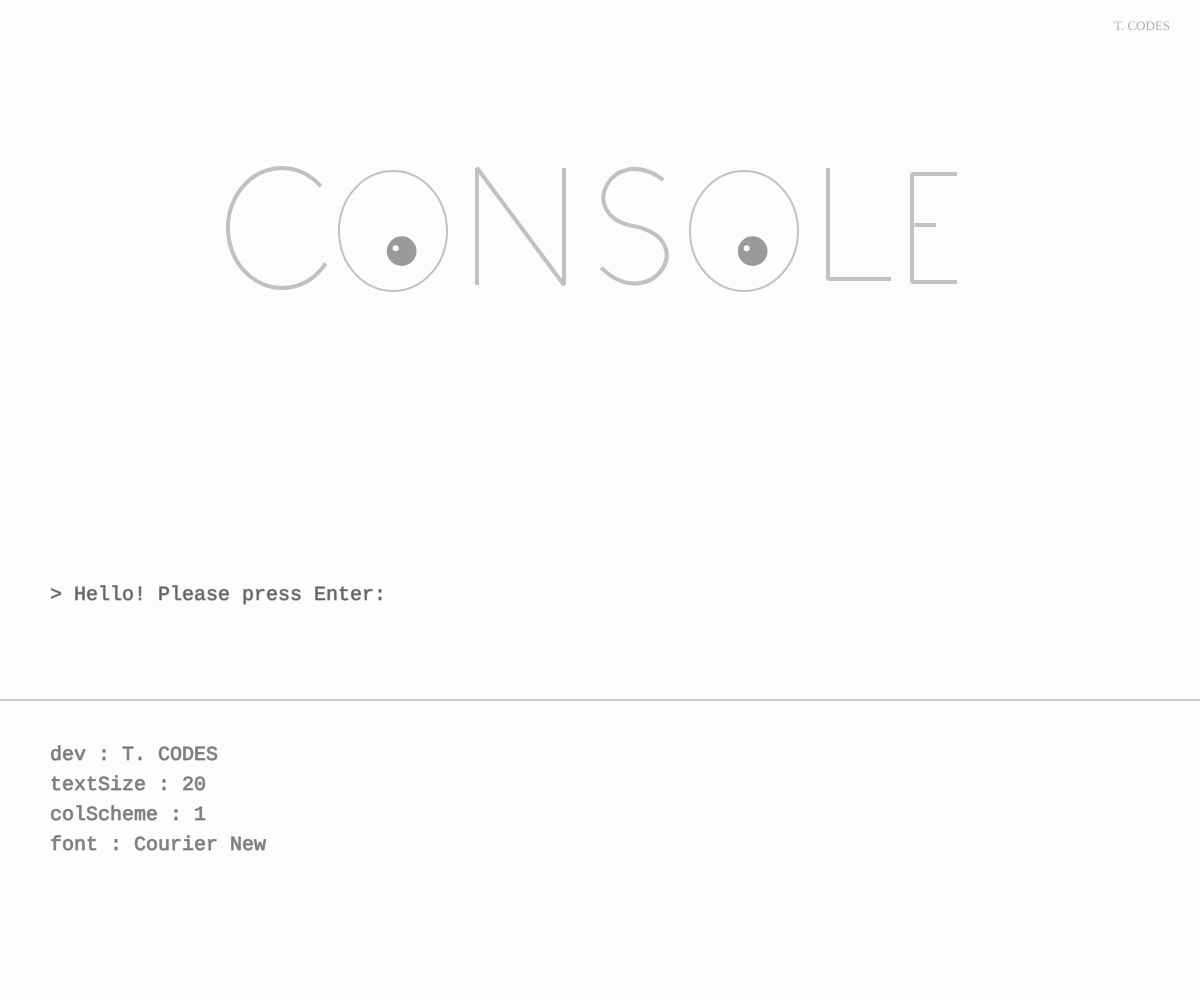
Frame 1 (no input)
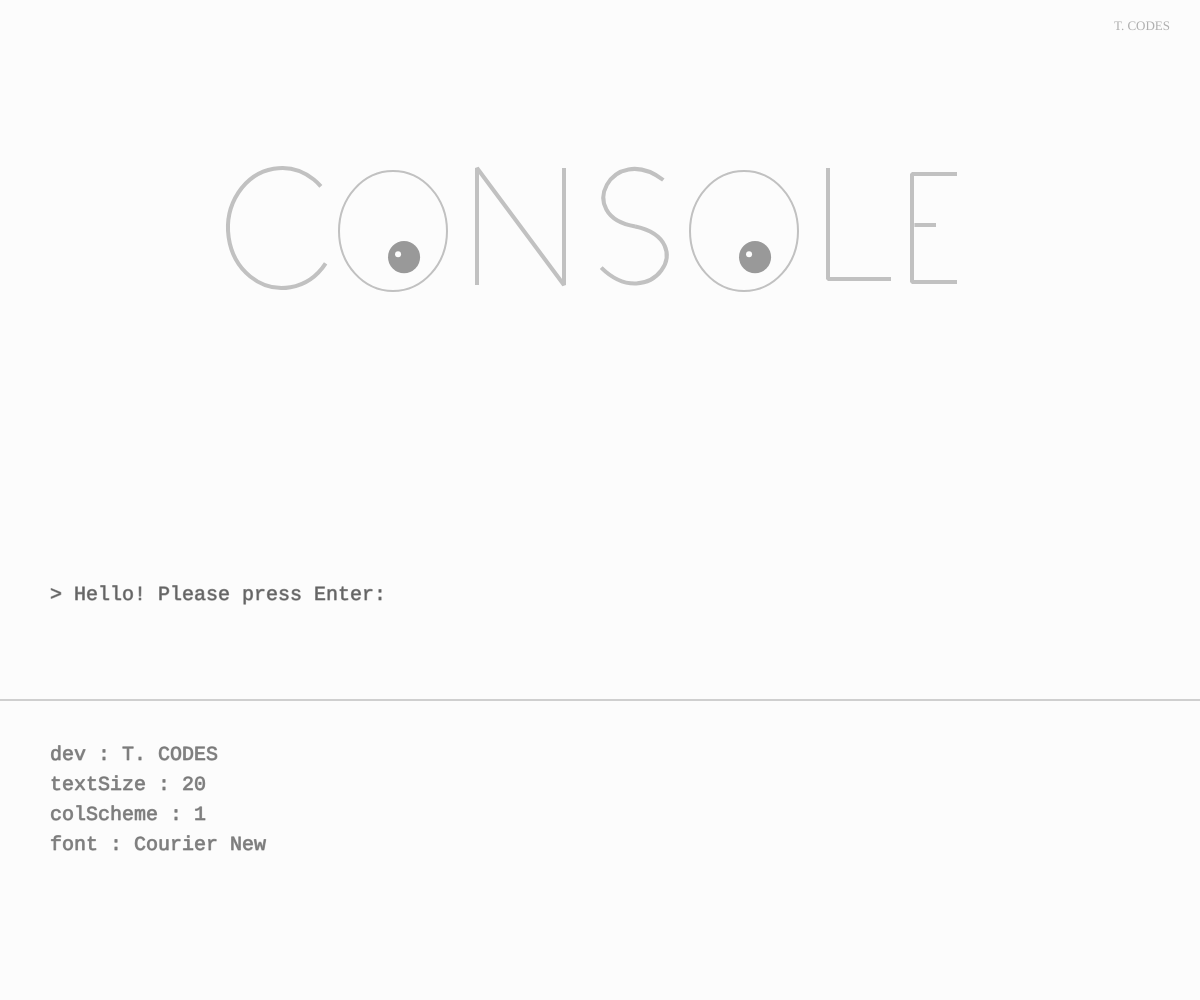
Frame 60 (no input)
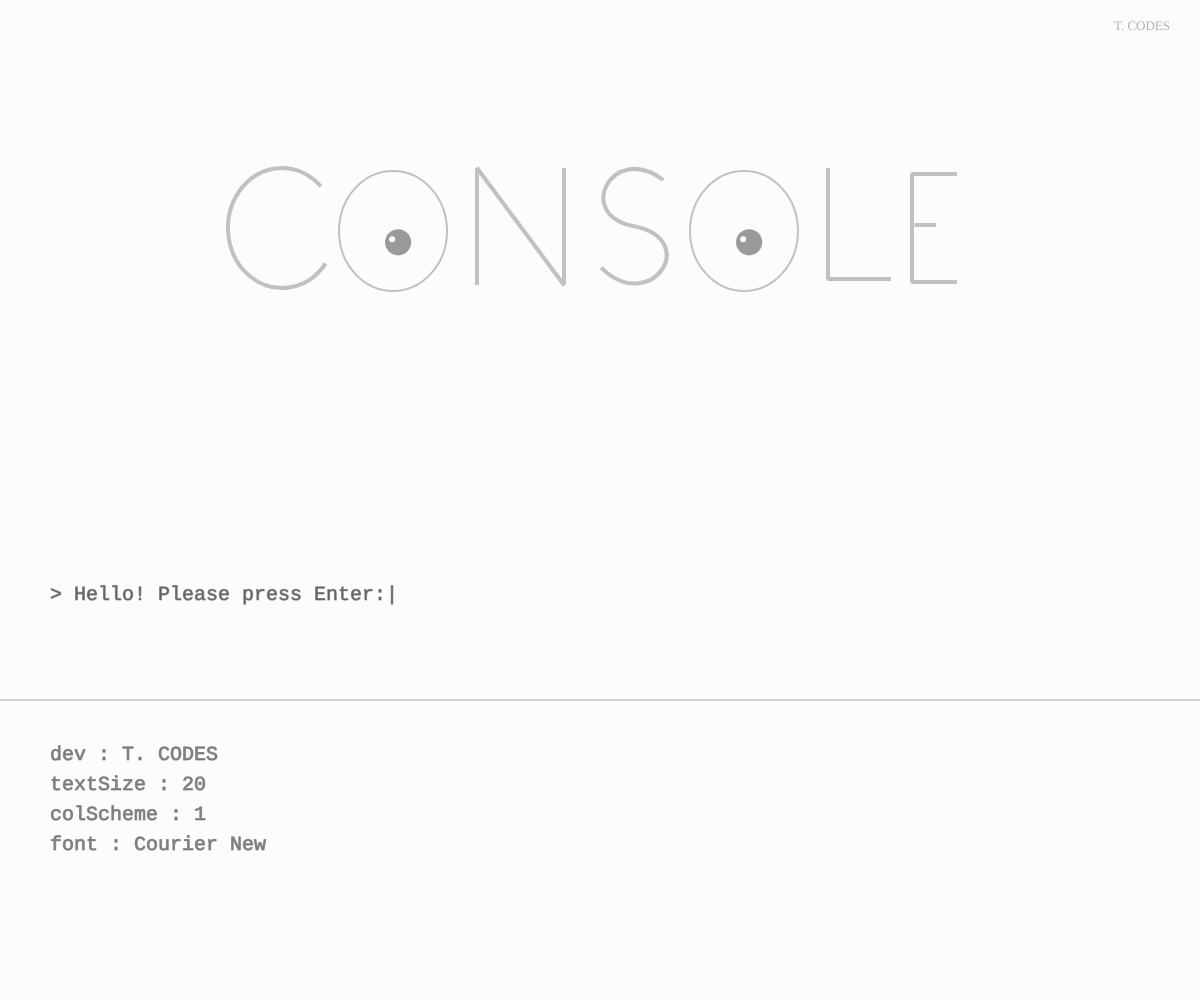
Frame 120 (the mouse pressed at the canvas centre since frame 60)

The p5.js sketch that drew these frames (run headless with seeded random() and noise() and a simulated clock; from frame 60 on, the mouse is pressed at the canvas centre):

// p5.js sketch
// ── sketch.js

// Declare VAR'S up here

var W;
var H;

var consoleVar;

var col;

var WORD;
var WORD_txt;
var KEY;
var KEYCODE;

var SizeOfText;

var lines;
var Y;
var lineHeight;

var moveDistEye;
var opacity2;

var linesOfTEXT;
var yDisplace;
var tempYDisplace;
var changeYDisplace;

var startMillis;
var currentMS;

var addLine;
var addLineNum;
var wordToCompare;

var clearScreen;

function initVars(){
	startMillis=millis();
	
	WORD = [[]];
  WORD_txt = [];
  KEY = "";
  KEYCODE;
	
  SizeOfText = consoleVar[1][1];
  	
  lines = 0;
  Y = H*0.6;
  lineHeight = 0.03*H;
	
  moveDistEye=[];
  opacity2=165;
	
  linesOfTEXT = [
	    {before:"Hello! Please press Enter:",after:"\n",lineExtra:0,cumulExtra:1},
	];
	
  yDisplace = 0;
  tempYDisplace = [];
  changeYDisplace = false;
  
  addLine = false;
  addLineNum = 0;
  wordToCompare;
}

function setup() {
  // put setup code here
  // Initialize VAR'S here (give them values)
  W = windowWidth;
  H = windowHeight;
  createCanvas(W, H);
  
  consoleVar = [["dev","T. CODES"],["textSize",round(0.02*H)],["colScheme",'1'],["font","Courier New"]];

  col = [{r:100,g:100,b:100},{r:252,g:252,b:252}];
 	
	initVars();	
	
	strokeCap(SQUARE);
	textFont(consoleVar[3][1],SizeOfText);
	angleMode(DEGREES);
}
function draw() {
	clearScreen = false;
	checkColour();
  SizeOfText = int(consoleVar[1][1]);
  background(col[1].r, col[1].g, col[1].b);
  ConsoleINFO();
  variableDisplay();
  fill(col[0].r, col[0].g, col[0].b);
	for (var i=0; i<linesOfTEXT.length; i+=1){
	   var inputIs = INPUT(linesOfTEXT[i].before,linesOfTEXT[i].after,KEY,KEYCODE,i);
	   
	   if (clearScreen){
		   break;
	   } else {
		   TXT(inputIs,i);
	   }
	}
  KEY="";
  
}

/** Type HELP for more help inside the console... **/

/*

You can modify any of the 4 predefined variables from within the console itself...

 Suggestions to try: 
 
    dev = [Your Name]
    textSize = 11
    colScheme = 2
    font = Avenir Next
    
 NOTE:
    dev : STRING
    textSize : INTEGER (1 <= textSize <= 26)
    colScheme : INTEGER (1 <= colScheme <= 5)
    font : STRING (A font already downloaded on your computer)

*/

function checkColour(){
    switch (consoleVar[2][1]){
        case '2': col[0].r = 250; col[0].g=250; col[0].b=255;
                  col[1].r = 70; col[1].g=90; col[1].b=110;break;
        case '3': col[0].r = 255; col[0].g=255; col[0].b=255;
                  col[1].r = 200; col[1].g=150; col[1].b=150;break;
        case '4': col[0].r = 110; col[0].g=90; col[0].b=90;
                  col[1].r = 255; col[1].g=245; col[1].b=245;break;
        case '5': col[0].r = 90; col[0].g=110; col[0].b=90;
                  col[1].r = 245; col[1].g=255; col[1].b=245;break;
        case '6': col[0].r = 252; col[0].g=252; col[0].b=252;
                  col[1].r = 50; col[1].g=50; col[1].b=50;break;
        default:  col[0].r = 100; col[0].g=100; col[0].b=100;
                  col[1].r = 252; col[1].g=252; col[1].b=252;
    }    
}
function replaceCharacter(TXT,Index,character){
    if (TXT.charAt(Index) === character ){
        TXT = TXT.slice(0,Index)+"#"+TXT.slice(Index+1);
    }
    return TXT;
}
function isVar(LHS,RHS){
    for (var i2=0; i2<consoleVar.length; i2+=1){
        if (consoleVar[i2][0]===LHS){
            RHS = consoleVar[i2][1];
        }
    }
    return RHS;
}
function varsToText(){
		var toReturn = '[';
		
		for (var i = 0; i < consoleVar.length; i+=1){
			if (i && i<consoleVar.length){
				toReturn+=', '
			}
			toReturn+='['
			toReturn+='"'+str(consoleVar[i][0])+'", ';
			if (Number.isInteger(consoleVar[i][1])){
				toReturn+=str(consoleVar[i][1]);
			} else {
				toReturn+='"'+str(consoleVar[i][1])+'"';
			}
			toReturn+=']';
		}
		return toReturn+']';
}

function concatenation(TXT){
    if (!TXT){
        TXT = WORD_txt[lines];  
    }
    var VALS = [];
    for (var j=0; j<TXT.split(",").length; j+=1){
        VALS.push(TXT.split(",")[j].toString());
    }
    
    for (var k=0; k<VALS.length; k+=1){
        for  (var i3=0; i3<consoleVar.length; i3+=1){
            if (consoleVar[i3][0]===VALS[k]){
                VALS[k] = consoleVar[i3][1].toString();
                break;
            }
        }
    }
    return VALS.join("");
}
function arithmeticConsole(sign,TXT){
    if (!TXT){
        TXT=WORD_txt[lines];
    }
    var first = TXT.split(sign)[0];
    var second = TXT.split(sign)[1];
    
    var VAL1 = parseInt(first,10);
    var VAL2 = parseInt(second,10);
    for  (var i3=0; i3<consoleVar.length; i3+=1){
        if (consoleVar[i3][0]===first){
            VAL1 = parseInt(consoleVar[i3][1],10);
            break;
        }
    }
    for  (var i3=0; i3<consoleVar.length; i3+=1){
        if (consoleVar[i3][0]===second){
            VAL2 = parseInt(consoleVar[i3][1],10);
            break;
        }
    }
    
    
    var RESULT;
    
    switch (sign){
       case "+":RESULT = VAL1+VAL2; break;
       case "-":RESULT = VAL1-VAL2; break;
       case "*":RESULT = VAL1*VAL2; break;
       case "/":RESULT = VAL1/VAL2; break;
    }
    return [VAL1,VAL2,RESULT.toString()];
}
function logicConsole(sign,TXT){

    if (!TXT){
        TXT=WORD_txt[lines].split(":")[1];
    }
    
    var VAL1 = TXT.split(sign)[0].toString();
    var VAL2 = TXT.split(sign)[1].toString();
    for  (var i3=0; i3<consoleVar.length; i3+=1){
        if (consoleVar[i3][0]===VAL1){
            VAL1 = consoleVar[i3][1];
            break;
        }
    }
    for  (var i3=0; i3<consoleVar.length; i3+=1){
        if (consoleVar[i3][0]===VAL2){
            VAL2 = consoleVar[i3][1];
            break;
        }
    }
    
    
    var RESULT = false;
    
    switch (sign){
       case ">":if (VAL1 > VAL2){RESULT = true;}break;
       case "<":if (VAL1 < VAL2){RESULT = true;}break;
       case "===":if (VAL1 === VAL2){RESULT = true;}break;
       case ">=":if (VAL1 >= VAL2){RESULT = true;}break;
       case "<=":if (VAL1 <= VAL2){RESULT = true;}break;
       case "!==":if (VAL1 !== VAL2){RESULT = true;}break;
       default: RESULT = "Incorrect Notation";
    }
    return [VAL1,VAL2,RESULT];
}

function ConsoleInputs(){
    var type = "";
    var toAppend = {before:"",after:"",lineExtra:0,cumulExtra:0};
    var inQuotes = false;
    for (var i=0; i<WORD_txt[lines].length; i+=1){
        if (WORD_txt[lines][i]==="'"||WORD_txt[lines][i]==='"'){
            if (inQuotes){
                inQuotes=false;    
            } else {
                inQuotes=true;    
            }
            WORD_txt[lines] = replaceCharacter(WORD_txt[lines],i,'"');
            WORD_txt[lines] = replaceCharacter(WORD_txt[lines],i,"'");
        }
        if (!inQuotes){
            WORD_txt[lines] = replaceCharacter(WORD_txt[lines],i,' ');
        }
    }
    WORD_txt[lines] = WORD_txt[lines].replace(/#/g, '');
    for (var i=0; i<WORD_txt[lines].length; i+=1){
        if (WORD_txt[lines].substr(0, 3)==="IS:"){
            type = 'condition';
            var sign = '';
            var condition = WORD_txt[lines].split(":")[1];
            for (var i2=0; i2<condition.length; i2+=1){
                if (condition[i2]==="="&&condition[i2+1]==="="&&condition[i2+2]==="="){
                    sign="==="; break;
                } else if (condition[i2]===">"&&condition[i2+1]!=="="){
                    sign=">"; break;
                } else if (condition[i2]===">"&&condition[i2+1]==="="){
                    sign=">="; break;
                } else if (condition[i2]==="<"&&condition[i2+1]!=="="){
                    sign="<"; break;
                } else if (condition[i2]==="<"&&condition[i2+1]==="="){
                    sign="<="; break;
                } else if (condition[i2]==="!"&&condition[i2+1]==="="&&condition[i2+2]==="="){
                    sign="!=="; break;
                }
            }
            toAppend = {before:"  -> "+ logicConsole(sign,condition)[2],after:"",lineExtra:0,cumulExtra:0};
            
        }
        if (WORD_txt[lines].substr(0, 6)==="PRINT:"){
            // println(WORD_txt[lines].split(":")[1].replace(/ /g, '_'));
            type = 'output';
            var VAL = WORD_txt[lines].split(":")[1];
            var includes = "";
            for (var i2=0; i2<WORD_txt[lines].split(":")[1].length; i2+=1){
                switch (WORD_txt[lines].split(":")[1][i2]){
                    case ",": if (!inQuotes){includes=",";} break;
                }
            }
            switch (includes){
                case ",": VAL = concatenation(VAL); break;
                default: VAL = isVar(VAL,VAL);
            }
            
            toAppend = {before:"  -> "+ VAL,after:"",lineExtra:0,cumulExtra:0};
            
        }
        if (WORD_txt[lines][i]==="=" && type!=='condition' && type!=='output'){
            type='assignement';
            var VAL = WORD_txt[lines].split("=")[1];
            var includes = "";
            for (var i2=0; i2<WORD_txt[lines].split("=")[1].length; i2+=1){
                switch (WORD_txt[lines].split("=")[1][i2]){
                    case "+": includes="+"; break;
                    case "-": includes="-"; break;
                    case "*": includes="*"; break;
                    case "/": includes="/"; break;
                    case ",": includes=","; break;
                    default: includes=""; break;
                }
                if (includes){
                    break;
                }
            }
            switch (includes){
                case "+":VAL = arithmeticConsole("+",WORD_txt[lines].split("=")[1])[2]; break;
                case "-":VAL = arithmeticConsole("-",WORD_txt[lines].split("=")[1])[2]; break;
                case "*":VAL = arithmeticConsole("*",WORD_txt[lines].split("=")[1])[2]; break;
                case "/":VAL = arithmeticConsole("/",WORD_txt[lines].split("=")[1])[2]; break;
                case ",":VAL = concatenation(WORD_txt[lines].split("=")[1]); break;
                default: for (var i2=0; i2<consoleVar.length; i2+=1){if (consoleVar[i2][0]===VAL){VAL = consoleVar[i2][1];}}
            }
            
            var VAR = WORD_txt[lines].split("=")[0];
            var exist=false;
            for (var i2=0; i2<consoleVar.length; i2+=1){
                if (consoleVar[i2][0]===VAR){
                    if (VAL === "NONE"&&i2>3){
                        consoleVar.splice(i2,1);
                    } else {
                        exist=true;
                    }
                    break;
                }
            }
            if (exist){
                switch (i2){
                    case 1: if (VAL.toString() !== (parseInt(VAL, 10)).toString()){VAL=consoleVar[1][1];} break;
                    case 2: if (VAL.toString() !== (parseInt(VAL, 10)).toString()){VAL=consoleVar[2][1];} break;   
                }
                consoleVar[i2][1] = VAL;
            } else if (!exist && VAL!=="NONE") {
                consoleVar.push([VAR,VAL]);
            }
        }
        if (type !== "assignement" && type!=='condition' && type!=='output'){
            if (WORD_txt[lines][i]==="?"){
                var VAR = WORD_txt[lines].split("?")[0];
                var VAL = "NONE";
                VAL = isVar(VAR,VAL);
                toAppend = {before:"  -> "  + VAL,after:"",lineExtra:0,cumulExtra:0};
            }
            switch (WORD_txt[lines][i]){
                case "+": toAppend = {before:arithmeticConsole("+")[0] + " + " + arithmeticConsole("+")[1] + " = " + arithmeticConsole("+")[2]+" ",after:"",lineExtra:0,cumulExtra:0}; break;
                case "-": toAppend = {before:arithmeticConsole("-")[0] + " - " + arithmeticConsole("-")[1] + " = " + arithmeticConsole("-")[2]+" ",after:"",lineExtra:0,cumulExtra:0}; break;
                case "*": toAppend = {before:arithmeticConsole("*")[0] + " * " + arithmeticConsole("*")[1] + " = " + arithmeticConsole("*")[2]+" ",after:"",lineExtra:0,cumulExtra:0}; break;
                case "/": toAppend = {before:arithmeticConsole("/")[0] + " / " + arithmeticConsole("/")[1] + " = " + arithmeticConsole("/")[2]+" ",after:"",lineExtra:0,cumulExtra:0}; break;
                case ",": toAppend = {before:concatenation()+" ",after:"",lineExtra:0,cumulExtra:0}; break;
            }
        }
    }
    switch (WORD_txt[lines]){
        case "HELP": toAppend = {before:"Help : \n  -  HELP_Variables\n  -  HELP_Arithmetic\n  -  HELP_Logic\n  -  HELP_Commands\n",after:"",lineExtra:0,cumulExtra:4}; break;
        case "HELP_Variables": toAppend = {before:"Variables : \n  -  [var]=[value]\n  -  [var]?\n",after:"",lineExtra:0,cumulExtra:2}; break;
        case "HELP_Arithmetic": toAppend = {before:"Arithmetic : \n  -  [var1]+[var2]\n  -  [value1]*[value2]\n  -  [var1] = [var2]/[var3]\n  -  [ +  -  *  / ]\n",after:"",lineExtra:0,cumulExtra:4}; break;
        case "HELP_Logic": toAppend = {before:"Logic : \n  -  IS: [var1]===[var2]\n  -  IS: [value1]>[value2]\n  -  [ ===  >  <  >=  <=  !== ]\n",after:"",lineExtra:0,cumulExtra:3}; break;
        case "HELP_Commands": toAppend = {before:"Commands : \n  -  RESET\n  -  CLEAR\n  -  RESET_ALL\n  -  SAVE\n  -  [var] = NONE\n",after:"",lineExtra:0,cumulExtra:5}; break;
        case "RESET": consoleVar = [["dev","T. CODES"],["textSize",round(0.02*H)],["colScheme",'1'],["font","Courier New"]]; break; 
				case "CLEAR": clearScreen = true; break; 
				case "RESET_ALL": consoleVar = [["dev","T. CODES"],["textSize",round(0.02*H)],["colScheme",'1'],["font","Courier New"]];
				case "SAVE": alert(varsToText());
    }

    return toAppend;
}

function Text_BAR(){
    var bar = "|";
    if (sin(millis()/2)>0){
        bar = "";    
    }
    return bar;
}
function INPUT(before,after,theKey,theKeyCode,LineNum){
    tempYDisplace=[];
    changeYDisplace = false;
    if (LineNum===lines){
        if (theKey){
	        	addLine = false
            switch (theKeyCode){
                case 13: 
                		addLineNum = 0;
                    yDisplace=0;
                    tempYDisplace = '';
                    WORD_txt.push(WORD[lines].join("")); 
                    // (/ /g) is the global selector for " "
                    linesOfTEXT.push(ConsoleInputs());
                    if (!clearScreen){
	                    linesOfTEXT[lines].cumulExtra/=2;
	                    for (var i=lines; i>=0; i-=1){
	                        linesOfTEXT[i].lineExtra+=1;
	                        linesOfTEXT[i].cumulExtra+=linesOfTEXT[lines].cumulExtra;
	                    }
	                    lines+=1; 
											WORD.push([]);
											KEY="";
	                  } else {
		                  initVars();
	                  }
                    break;
                case 8: if (WORD[lines].length){WORD[lines].pop();} break;
                case 27: break;
                case 16: break;
                case 38: 
                    if (yDisplace>(-lines)){
                        yDisplace-=1; 
                        changeYDisplace = true;
                    }break;
                case 40: 
                    if (yDisplace<0){
                        yDisplace+=1; 
                        changeYDisplace = true;
                    }break;
                default:WORD[lines].push(theKey);
            }
        }
    }
    
    if (!clearScreen){
	    if (changeYDisplace){
	        tempYDisplace = WORD[lines+yDisplace]; 
	        WORD[lines] = [];
	        for (var i=0; i<tempYDisplace.length; i+=1){
	            WORD[lines].push(tempYDisplace[i]);
	        }
	        changeYDisplace = false;    
	    }
    
    
	    if (LineNum<=lines){
		    	var theWord = WORD[LineNum].join("");
		    	if (addLineNum === 0){
			    	wordToCompare = textWidth(before + theWord.substring(theWord.lastIndexOf("\n") + 1) + after);
		    	} else {
			    	wordToCompare = textWidth(theWord.substring(theWord.lastIndexOf("\n") + 1) + after);
		    	}
	        if (wordToCompare>0.75*W && !addLine){
	            for (var i=0; i<=lines; i+=1){
	                linesOfTEXT[i].lineExtra+=1;
	                addLineNum += 1;
	            }
	            
	            addLine = true;
	            WORD[LineNum].pop();
	            WORD[LineNum].push("\n  ");
	            WORD[LineNum].push(KEY);
	        }
	//         oldHeight = textAscent(before+WORD[LineNum].join("")+after);
	        if (LineNum===lines){
	            return before+WORD[LineNum].join("")+Text_BAR()+after;
	        }
	        else{
	            return before+WORD[LineNum].join("")+after;
	        }
	    }
    }
   
}

function TXT(TEXT,LineNum){
    var TXT_p = "  "+TEXT;
    var withCumulExtra = linesOfTEXT[LineNum].cumulExtra;
    if (LineNum===lines){
        TXT_p = "> "+TEXT;
        withCumulExtra = 0;
    } else if (LineNum===lines+yDisplace){
        TXT_p = "- "+TEXT;    
    }
    

    if (LineNum<=lines){
        text(TXT_p,50,Y-((linesOfTEXT[LineNum].lineExtra+withCumulExtra)*lineHeight));
    }
}
function ConsoleINFO(){
    currentMS = millis()-startMillis;
    var opacity;
    var di;
    var HAdj = 1/10*W;
    textAlign(CENTER);
    switch (lines){
        case 0: opacity = 100; break;
        case 1: opacity = 70; break;
        case 2: opacity = 50; break;
        case 3: opacity = 30; break;
        case 4: opacity = 10; break;
    }
    if (lines < 5) {
        if (opacity2>0){
            moveDistEye=[(2*sin(currentMS/5)),(5*sin(currentMS/5))];
        }
        if (currentMS>15000){
            if (opacity2>0){
                opacity2-=1;    
            } else {
                moveDistEye=[0,0];
            }
        }
        stroke(col[0].r, col[0].g, col[0].b,opacity);
        strokeWeight(4);
        noFill();
        arc(0.235*W,0.29*W-HAdj,0.09*W,0.1*W,39,313);
        bezier(0.55275*W,0.25*W-HAdj,0.51*W,0.2175*W-HAdj,0.4778*W,0.2805*W-HAdj,0.5295*W,0.28875*W-HAdj);
        bezier(0.501*W,0.323*W-HAdj,0.5415*W,0.363*W-HAdj,0.5845*W,0.301*W-HAdj,0.5295*W,0.28875*W-HAdj);
        strokeJoin(BEVEL);
        beginShape();
        vertex(0.3975*W,0.3375*W-HAdj);
        vertex(0.3975*W,0.24*W-HAdj);
        vertex(0.47*W,0.3375*W-HAdj);
        vertex(0.47*W,0.24*W-HAdj);
        endShape();
        beginShape();
        vertex(0.69*W,0.24*W-HAdj);
        vertex(0.69*W,0.3325*W-HAdj);
        vertex(0.7425*W,0.3325*W-HAdj);
        endShape();
        beginShape();
        vertex(0.7975*W,0.245*W-HAdj);
        vertex(0.76*W,0.245*W-HAdj);
        vertex(0.76*W,0.335*W-HAdj);
        vertex(0.7975*W,0.335*W-HAdj);
        endShape();
        line(0.762*W,0.2875*W-HAdj,0.78*W,0.2875*W-HAdj);
        strokeWeight(2);
        ellipse(0.3275*W,0.2925*W-HAdj,0.09*W,0.1*W);
        ellipse(0.62*W,0.2925*W-HAdj,0.09*W,0.1*W);
        
        strokeWeight(W*(10-moveDistEye[0])/400);
        stroke(col[0].r, col[0].g, col[0].b,opacity2);
        point(W*(134-moveDistEye[0])/400,W*(124-moveDistEye[1])/400-HAdj);
        point(W*(251-moveDistEye[0])/400,W*(124-moveDistEye[1])/400-HAdj);
        stroke(col[1].r, col[1].g, col[1].b);
        strokeWeight(W*(2)/400);
        point(W*(132-moveDistEye[0])/400,W*(123-moveDistEye[1])/400-HAdj);
        point(W*(249-moveDistEye[0])/400,W*(123-moveDistEye[1])/400-HAdj);
    }
    noStroke();
    fill(col[0].r, col[0].g, col[0].b,130);
    textAlign(RIGHT);
    textFont("Microsoft Sans Serif",13);
    text(consoleVar[0][1],W-30,30);
    textAlign(LEFT);
    textFont(consoleVar[3][1],SizeOfText);
}


function variableDisplay(){
    stroke(col[0].r, col[0].g, col[0].b,150);
    strokeWeight(1);
    line(0,Y+100,W,Y+100);
    fill(col[0].r,col[0].r,col[0].r,200);
    textSize(0.02*height);
    var x=0;
    for (var i=0; i<consoleVar.length; i+=1){
        if (i-(x*4)>=4){
            x+=1;
        }
        text(consoleVar[i][0] + " : "+consoleVar[i][1],50+(0.33*W)*(x), Y+100 + (lineHeight)*(i+2-(x*4)));
    }
    textSize(SizeOfText);
}
function keyReleased(){
    KEY=key;
    KEYCODE = keyCode;
}

function windowResized() {
  resizeCanvas(windowWidth, windowHeight);
  W = windowWidth;
  H = windowHeight;
  lineHeight = 0.03*H;
  Y = H*0.6;
}
